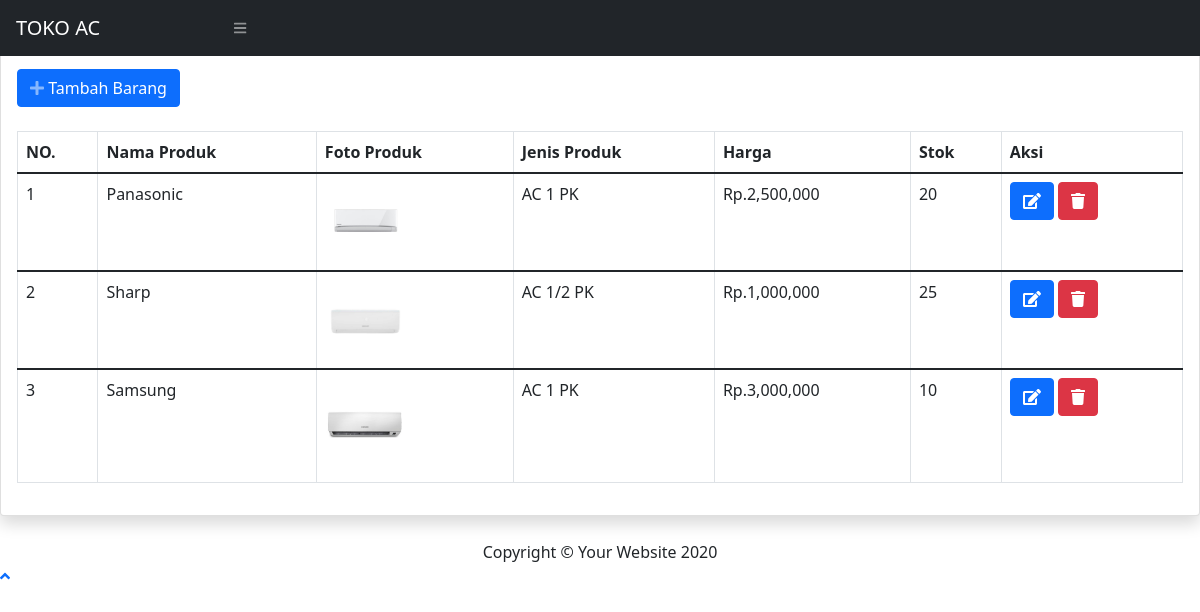
The page /admin/data_produk.php on the database its author committed.
### tables this page shows
CREATE TABLE `barang` (
  `id_barang` int(10) NOT NULL,
  `nama_barang` varchar(100) NOT NULL,
  `foto` text,
  `jenis_barang` varchar(100) NOT NULL,
  `harga_satuan` varchar(150) NOT NULL,
  `stok_barang` int(11) NOT NULL
);

### admin/data_produk.php (the view, shortened to what this page needs)
<!DOCTYPE html>
<html lang="en">
    <head>
        <link href="https://cdn.jsdelivr.net/npm/simple-datatables@latest/dist/style.css" rel="stylesheet" />
        <link href="../css/styles.css" rel="stylesheet" />
    </head>
    <body class="sb-nav-fixed">
        <nav class="sb-topnav navbar navbar-expand navbar-dark bg-dark">
            <a class="navbar-brand ps-3" href="index.php">TOKO AC</a>
            <button class="btn btn-link btn-sm order-1 order-lg-0 me-4 me-lg-0" id="sidebarToggle" href="#!"><i class="fas fa-bars"></i></button>
        </nav>
        <body id="page-top">
                    <div class="card shadow mb-4">
                        <div class="card-header py-3">
                            <h6 class="m-0 font-weight-bold text-primary">Data Produk</h6>
                        </div>
                        <div class="card-body">
                            <a href="admin.php?url=tambah_barang" class="btn btn-primary btn-icon-split">
                                <span class="icon text-white-50">
                                    <i class="fas fa-plus"></i>
                                </span>
                                <span class="text">Tambah Barang</span>
                            </a><br><br>
                            <div class="table-responsive">
                                <table class="table table-bordered" id="dataTable" width="100%" cellspacing="0">
                                    <thead>
                                        <tr>
                                            <th>NO.</th>
                                            <th>Nama Produk</th>
                                            <th>Foto Produk</th>
                                            <th>Jenis Produk</th>
                                            <th>Harga</th>
                                            <th>Stok</th>
                                            <th>Aksi</th>
                                        </tr>
                                    </thead>
                                    <?php
                                    require '../koneksi.php';
                                    $sql=mysqli_query($conn, "SELECT * from barang");
                                    while ($data=mysqli_fetch_array($sql)) {
                                    ?>
                                    <tbody>
                                        <tr>
                                            <td><?php echo $data['id_barang']; ?></td>
                                            <td><?php echo $data['nama_barang']; ?></td>
                                            <td><img src="../foto/<?php echo $data['foto']; ?>" width="80px" alt=""></td>
                                            <td><?php echo $data['jenis_barang']; ?></td>
                                            <td>Rp.<?= number_format($data['harga_satuan']); ?></td>
                                            <td><?php echo $data['stok_barang']; ?></td>
                                            <td>
                                                <a href="admin.php?url=edit_barang&id=<?php echo $data['id_barang']; ?>" class="btn btn-primary btn-circle">
                                                    <i class="fa fa-edit"></i>
                                                </a>
                                                <a href="hapus_barang.php?id=<?php echo $data['id_barang']; ?>" class="btn btn-danger btn-circle" onclick="return confirm('Yakin Mau Dihapus?')">
                                                    <i class="fa fa-trash"></i>
                                                </a>
                                            </td>
                                        </tr>
                                    </tbody>
                                    <?php } ?>
                                </table>
                            </div>
                        </div>
                    </div>
            <footer class="sticky-footer bg-white">
                <div class="container my-auto">
                    <div class="copyright text-center my-auto">
                        <span>Copyright &copy; Your Website 2020</span>
                    </div>
                </div>
            </footer>
    <a class="scroll-to-top rounded" href="#page-top">
        <i class="fas fa-angle-up"></i>
    </a>
    </body>
</html>

### rows shown on the page
barang: id_barang "1", nama_barang "Panasonic", foto (picture), jenis_barang "AC 1 PK", harga_satuan "2,500,000", stok_barang "20"
barang: id_barang "2", nama_barang "Sharp", foto (picture), jenis_barang "AC 1/2 PK", harga_satuan "1,000,000", stok_barang "25"
barang: id_barang "3", nama_barang "Samsung", foto (picture), jenis_barang "AC 1 PK", harga_satuan "3,000,000", stok_barang "10"
